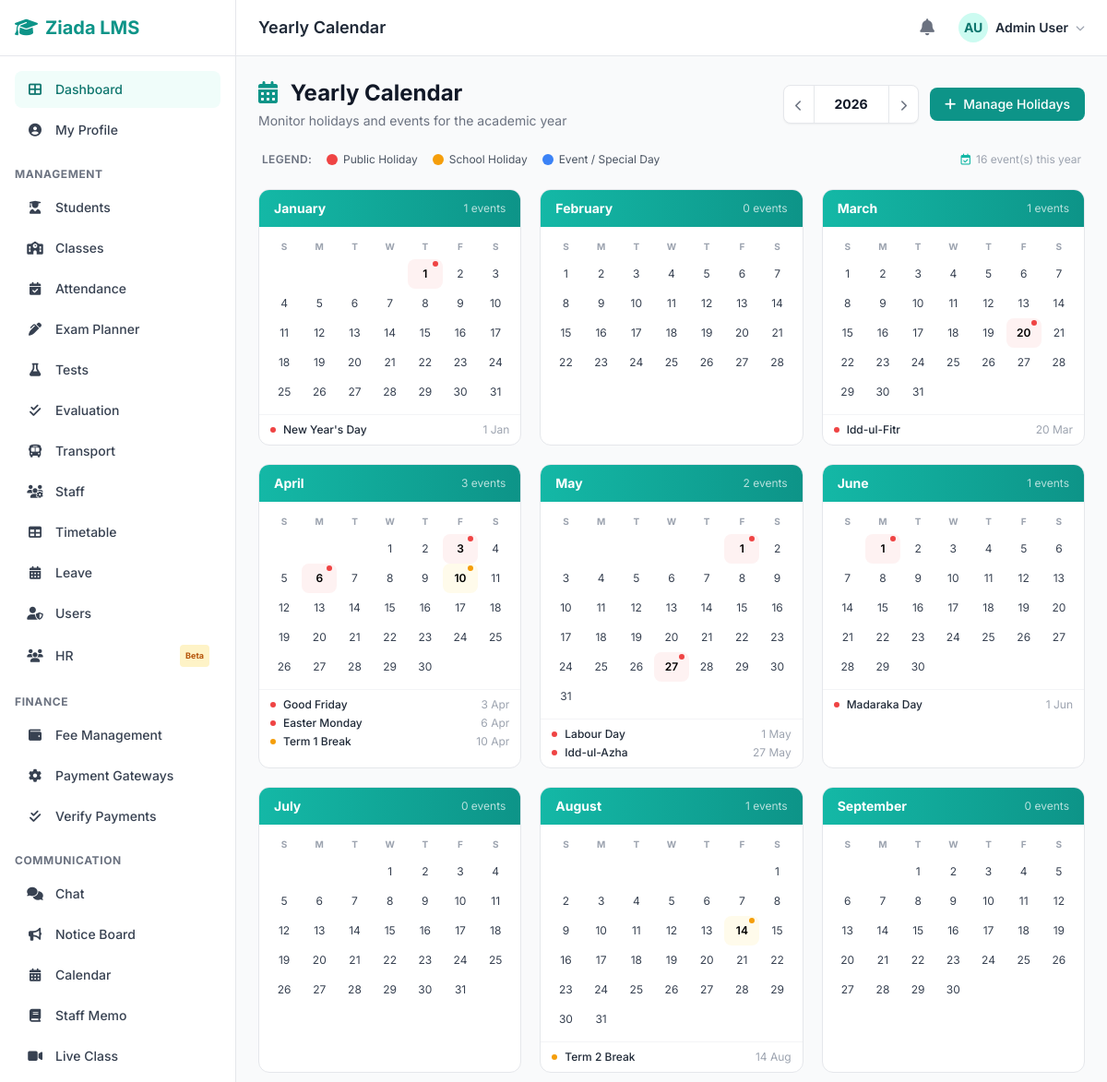
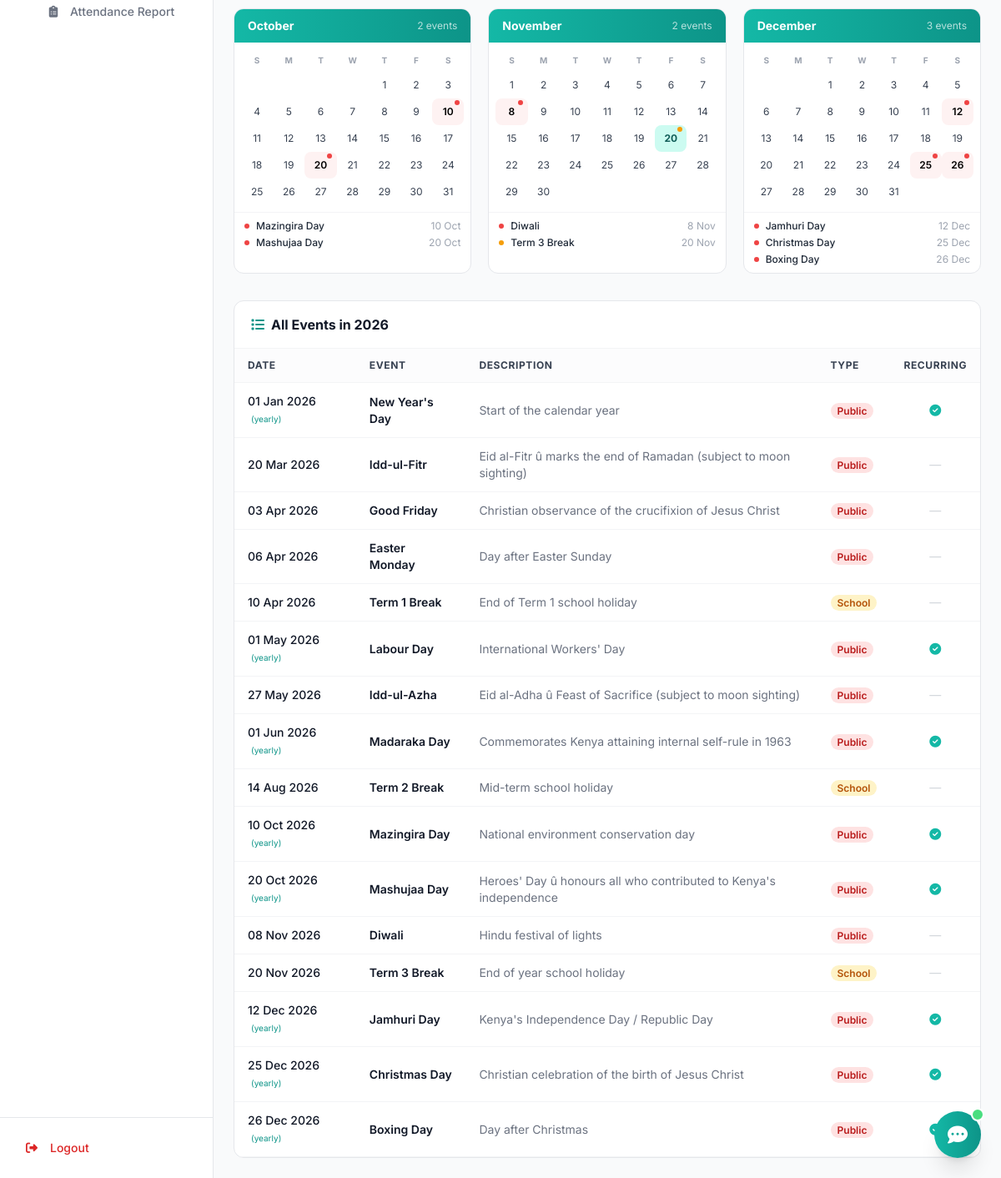
/modules/holidays/index.php (signed in), run on the app's committed database (2 pictures, top to bottom).
### tables this page shows
CREATE TABLE `users` (
  `id` int(11) NOT NULL,
  `username` varchar(50) NOT NULL,
  `email` varchar(100) NOT NULL,
  `password` varchar(255) NOT NULL,
  `full_name` varchar(100) NOT NULL,
  `phone` varchar(20) DEFAULT NULL,
  `role` enum('admin','teacher','student') NOT NULL DEFAULT 'student',
  `avatar` varchar(255) DEFAULT NULL,
  `is_active` tinyint(1) DEFAULT 1,
  `created_at` timestamp NOT NULL DEFAULT current_timestamp(),
  `updated_at` timestamp NOT NULL DEFAULT current_timestamp() ON UPDATE current_timestamp()
);

CREATE TABLE `holidays` (
  `id` int(11) NOT NULL,
  `title` varchar(255) NOT NULL,
  `description` text DEFAULT NULL,
  `date` date NOT NULL,
  `type` enum('public','school','event') DEFAULT 'public',
  `is_recurring` tinyint(1) DEFAULT 0,
  `created_by` int(11) DEFAULT NULL,
  `created_at` datetime DEFAULT current_timestamp()
);

### config/database.php (called while the page is built, shortened)
<?php
function db_connect() {
    $conn = new mysqli(DB_HOST, DB_USER, DB_PASS, DB_NAME);
    $conn->set_charset("utf8mb4");
    return $conn;
}
function db_query($sql, $params = []) {
    $conn = db_connect();
    if (!empty($params)) {
        $stmt = $conn->prepare($sql);
        if ($stmt) {
            $types = '';
            foreach ($params as $p) {
                if (is_int($p)) $types .= 'i';
                elseif (is_double($p)) $types .= 'd';
                else $types .= 's';
            }
            $stmt->bind_param($types, ...$params);
            $stmt->execute();
            $result = $stmt->get_result();
            return $result;
        }
    }
    $result = $conn->query($sql);
    return $result;
}
function db_get_row($sql, $params = []) {
    $result = db_query($sql, $params);
    return $result ? $result->fetch_assoc() : null;
}
function db_get_all($sql, $params = []) {
    $result = db_query($sql, $params);
    return $result ? $result->fetch_all(MYSQLI_ASSOC) : [];
}

### includes/session.php (called while the page is built, shortened)
<?php
require_once __DIR__ . '/../config/database.php';
function has_role(...$roles) {
    foreach ($roles as $role) {
        if (isset($_SESSION['user_role']) && $_SESSION['user_role'] === $role) return true;
    }
    return false;
}

### modules/holidays/index.php (the view, shortened to what this page needs)
<?php
require_once __DIR__ . '/../../includes/session.php';
require_once __DIR__ . '/../../includes/functions.php';
$current_year = (int)($_GET['year'] ?? date('Y'));
$prev_year = $current_year - 1;
$next_year = $current_year + 1;
$holidays = db_get_all("SELECT * FROM holidays WHERE YEAR(date) = ? OR (is_recurring = 1 AND YEAR(date) <= ?) ORDER BY date ASC", [$current_year, $current_year]);
$holiday_map = [];
$month_names = ['', 'January', 'February', 'March', 'April', 'May', 'June', 'July', 'August', 'September', 'October', 'November', 'December'];
$day_names = ['Sun', 'Mon', 'Tue', 'Wed', 'Thu', 'Fri', 'Sat'];
$type_colors = [
    'public' => ['bg' => 'bg-red-500', 'text' => 'text-red-600', 'light' => 'bg-red-50', 'badge' => 'bg-red-100 text-red-700'],
    'school' => ['bg' => 'bg-amber-500', 'text' => 'text-amber-600', 'light' => 'bg-amber-50', 'badge' => 'bg-amber-100 text-amber-700'],
    'event' => ['bg' => 'bg-blue-500', 'text' => 'text-blue-600', 'light' => 'bg-blue-50', 'badge' => 'bg-blue-100 text-blue-700'],
];
foreach ($holidays as $h) {
    $parts = explode('-', $h['date']);
    $date_key = $h['is_recurring'] ? sprintf('%04d-%02d-%02d', $current_year, (int)$parts[1], (int)$parts[2]) : $h['date'];
    if (!isset($holiday_map[$date_key])) $holiday_map[$date_key] = [];
    $holiday_map[$date_key][] = $h;
}
include __DIR__ . '/../../includes/header.php';
?>
<div class="max-w-7xl mx-auto">
    <div class="flex flex-col sm:flex-row sm:items-center sm:justify-between gap-4 mb-6">
        <div>
            <h1 class="text-xl sm:text-2xl font-bold text-gray-900">
                <i class="fas fa-calendar-alt text-teal-600 mr-2"></i> Yearly Calendar
            </h1>
            <p class="text-gray-500 text-sm mt-1">Monitor holidays and events for the academic year</p>
        </div>
        <div class="flex items-center gap-3">
            <div class="flex items-center bg-white border border-gray-200 rounded-lg shadow-sm">
                <a href="?year=<?= $prev_year ?>" class="px-3 py-2 text-gray-500 hover:text-gray-700 hover:bg-gray-50 rounded-l-lg transition border-r border-gray-200"><i class="fas fa-chevron-left text-xs"></i></a>
                <span class="px-4 py-2 font-bold text-gray-900 text-sm min-w-[80px] text-center"><?= $current_year ?></span>
                <a href="?year=<?= $next_year ?>" class="px-3 py-2 text-gray-500 hover:text-gray-700 hover:bg-gray-50 rounded-r-lg transition border-l border-gray-200"><i class="fas fa-chevron-right text-xs"></i></a>
            </div>
            <?php if (has_role('admin', 'teacher')): ?>
            <a href="manage.php" class="bg-teal-600 text-white px-4 py-2 rounded-lg text-sm font-medium hover:bg-teal-700 transition flex items-center gap-2">
                <i class="fas fa-plus"></i> Manage Holidays
            </a>
            <?php endif; ?>
        </div>
    </div>
    <div class="flex flex-wrap items-center gap-4 mb-6 px-1">
        <span class="text-xs font-semibold text-gray-500 uppercase tracking-wide">Legend:</span>
        <span class="flex items-center gap-1.5 text-xs text-gray-600"><span class="w-3 h-3 rounded-full bg-red-500"></span> Public Holiday</span>
        <span class="flex items-center gap-1.5 text-xs text-gray-600"><span class="w-3 h-3 rounded-full bg-amber-500"></span> School Holiday</span>
        <span class="flex items-center gap-1.5 text-xs text-gray-600"><span class="w-3 h-3 rounded-full bg-blue-500"></span> Event / Special Day</span>
        <span class="flex items-center gap-1.5 text-xs text-gray-400 ml-auto"><i class="far fa-calendar-check text-teal-500"></i> <?= count($holidays) ?> event(s) this year</span>
    </div>
    <div class="grid grid-cols-1 sm:grid-cols-2 lg:grid-cols-3 xl:grid-cols-4 gap-4 lg:gap-5">
        <?php for ($m = 1; $m <= 12; $m++):
            $first_day = mktime(0, 0, 0, $m, 1, $current_year);
            $days_in_month = date('t', $first_day);
            $start_dow = (int)date('w', $first_day);
            $month_holidays = array_filter($holidays, function($h) use ($m, $current_year, $first_day, $days_in_month) {
                $hd = explode('-', $h['date']);
                $hm = (int)$hd[1];
                $hd_num = (int)$hd[2];
                $hy = (int)$hd[0];
                if ($h['is_recurring']) {
                    return $hm == $m;
                }
                return $hm == $m && $hy == $current_year;
            });
        ?>
        <div class="bg-white rounded-xl border border-gray-200 overflow-hidden hover:shadow-md transition">
            <div class="bg-gradient-to-r from-teal-500 to-teal-600 px-4 py-2.5 flex items-center justify-between">
                <h3 class="text-white font-bold text-sm"><?= $month_names[$m] ?></h3>
                <span class="text-xs text-white/70"><?= count($month_holidays) ?> events</span>
            </div>
            <div class="p-2">
                <div class="grid grid-cols-7 text-center">
                    <?php foreach ($day_names as $d): ?>
                    <div class="text-[10px] font-bold text-gray-400 uppercase py-1.5"><?= substr($d, 0, 1) ?></div>
                    <?php endforeach; ?>
                    <?php for ($i = 0; $i < $start_dow; $i++): ?>
                    <div></div>
                    <?php endfor; ?>
                    <?php for ($d = 1; $d <= $days_in_month; $d++):
                        $date_str = sprintf('%04d-%02d-%02d', $current_year, $m, $d);
                        $is_today = ($date_str == date('Y-m-d'));
                        $day_holidays = $holiday_map[$date_str] ?? [];
                        $is_holiday = !empty($day_holidays);
                        $holiday_type = $is_holiday ? $day_holidays[0]['type'] : null;
                        $holiday_title = $is_holiday ? $day_holidays[0]['title'] : null;
                        $cell_class = 'py-1 text-xs rounded-lg transition relative';
                        if ($is_today) $cell_class .= ' bg-teal-100 text-teal-800 font-bold';
                        elseif ($is_holiday) $cell_class .= ' ' . ($type_colors[$holiday_type]['light'] ?? '') . ' font-semibold';
                        else $cell_class .= ' text-gray-700 hover:bg-gray-50';
                    ?>
                    <div class="<?= $cell_class ?>" <?php if ($is_holiday): ?>title="<?= sanitize($holiday_title) ?>"<?php endif; ?>>
                        <span class="relative inline-flex items-center justify-center w-6 h-6">
                            <?= $d ?>
                            <?php if ($is_holiday): ?>
                            <span class="absolute -top-0.5 -right-0.5 w-1.5 h-1.5 rounded-full <?= $type_colors[$holiday_type]['bg'] ?? 'bg-gray-400' ?>"></span>
                            <?php endif; ?>
                        </span>
                    </div>
                    <?php endfor; ?>
                </div>
            </div>
            <?php if (!empty($month_holidays)): ?>
            <div class="border-t border-gray-100 px-3 py-2 space-y-1 max-h-[100px] overflow-y-auto">
                <?php foreach (array_slice($month_holidays, 0, 3) as $mh):
                    $md = explode('-', $mh['date']);
                    $md_num = (int)$md[2];
                ?>
                <div class="flex items-center gap-2 text-xs">
                    <span class="w-1.5 h-1.5 rounded-full flex-shrink-0 <?= $type_colors[$mh['type']]['bg'] ?? 'bg-gray-400' ?>"></span>
                    <span class="font-medium text-gray-800 truncate"><?= sanitize($mh['title']) ?></span>
                    <span class="text-gray-400 ml-auto flex-shrink-0"><?= $md_num ?> <?= substr($month_names[$m], 0, 3) ?></span>
                </div>
                <?php endforeach; ?>
            </div>
            <?php endif; ?>
        </div>
        <?php endfor; ?>
    </div>
    <?php if (!empty($holidays)): ?>
    <div class="mt-8 bg-white rounded-xl border border-gray-200 overflow-hidden">
        <div class="px-5 py-4 border-b border-gray-100">
            <h2 class="text-base font-bold text-gray-900 flex items-center gap-2">
                <i class="fas fa-list text-teal-600"></i> All Events in <?= $current_year ?>
            </h2>
        </div>
        <div class="overflow-x-auto -mx-4 sm:-mx-0">
            <table class="w-full text-sm">
                <thead>
                    <tr class="border-b border-gray-100 bg-gray-50/50">
                        <th class="text-left py-3 px-4 font-bold text-gray-700 uppercase text-xs tracking-wider">Date</th>
                        <th class="text-left py-3 px-4 font-bold text-gray-700 uppercase text-xs tracking-wider">Event</th>
                        <th class="text-left py-3 px-4 font-bold text-gray-700 uppercase text-xs tracking-wider hidden md:table-cell">Description</th>
                        <th class="text-left py-3 px-4 font-bold text-gray-700 uppercase text-xs tracking-wider hidden sm:table-cell">Type</th>
                        <th class="text-center py-3 px-4 font-bold text-gray-700 uppercase text-xs tracking-wider">Recurring</th>
                    </tr>
                </thead>
                <tbody>
                    <?php
                    $sorted = $holidays;
                    usort($sorted, function($a, $b) {
                        $ad = $a['is_recurring'] ? substr_replace($a['date'], date('Y'), 0, 4) : $a['date'];
                        $bd = $b['is_recurring'] ? substr_replace($b['date'], date('Y'), 0, 4) : $b['date'];
                        return strcmp($ad, $bd);
                    });
                    ?>
                    <?php foreach ($sorted as $h):
                        $show_date = $h['is_recurring'] ? substr_replace($h['date'], $current_year, 0, 4) : $h['date'];
                    ?>
                    <tr class="border-b border-gray-100 hover:bg-gray-50 transition">
                        <td class="py-3 px-4">
                            <span class="font-medium text-gray-900"><?= format_date($show_date, 'd M Y') ?></span>
                            <?php if ($h['is_recurring']): ?>
                            <span class="text-[10px] text-teal-600 ml-1">(yearly)</span>
                            <?php endif; ?>
                        </td>
                        <td class="py-3 px-4 font-semibold text-gray-900"><?= sanitize($h['title']) ?></td>
                        <td class="py-3 px-4 text-gray-500 hidden md:table-cell"><?= sanitize($h['description'] ?: '—') ?></td>
                        <td class="py-3 px-4 hidden sm:table-cell">
                            <span class="text-xs font-semibold px-2 py-0.5 rounded-full <?= $type_colors[$h['type']]['badge'] ?? 'bg-gray-100 text-gray-600' ?>">
                                <?= ucfirst($h['type']) ?>
                            </span>
                        </td>
                        <td class="py-3 px-4 text-center">
                            <?php if ($h['is_recurring']): ?>
                            <i class="fas fa-check-circle text-teal-500"></i>
                            <?php else: ?>
                            <span class="text-gray-300">—</span>
                            <?php endif; ?>
                        </td>
                    </tr>
                    <?php endforeach; ?>
                </tbody>
            </table>
        </div>
    </div>
    <?php endif; ?>
</div>
<?php include __DIR__ . '/../../includes/footer.php'; ?>

### includes/functions.php (shortened to what this page needs)
<?php
function sanitize($input) {
    return htmlspecialchars(strip_tags(trim($input)), ENT_QUOTES, 'UTF-8');
}
function format_date($date, $format = 'd M Y') {
    return date($format, strtotime($date));
}
function get_avatar($name, $photo = null, $subdir = 'avatars') {
    $initials = '';
    $parts = explode(' ', $name);
    foreach ($parts as $p) $initials .= strtoupper($p[0] ?? '');
    return substr($initials, 0, 2);
}
function user_avatar_html($user, $size = 'w-8 h-8', $text_size = 'text-sm') {
    $initial = get_avatar($user['full_name'] ?? 'U');
    return '<div class="' . $size . ' rounded-full bg-teal-100 flex items-center justify-center ' . $text_size . ' font-bold text-teal-700">' . $initial . '</div>';
}

### assets/css/style.css (style rules this page uses)
:root { --color-primary: #0d9488; --color-primary-hover: #0f766e; --color-primary-light: #f0fdfa; --color-primary-ring: rgba(13, 148, 136, 0.3); --font-sans: 'Inter', -apple-system, BlinkMacSystemFont, 'Segoe UI', Roboto, sans-serif; }
* { margin: 0; padding: 0; box-sizing: border-box; }
body { font-family: var(--font-sans); -webkit-font-smoothing: antialiased; }
table { border-collapse: separate; border-spacing: 0; }
th { font-weight: 600; letter-spacing: 0.03em; }
tbody tr { transition: background-color 0.12s ease; }

### data on the page
users: full_name "AU"
holidays: title "New Year's Day", date "1", m "Jan", format_date($show_date, 'd M Y') "01 Jan 2026", shows "(yearly)", description "Start of the calendar year", type "Public"
holidays: title "Idd-ul-Fitr", date "20", m "Mar", format_date($show_date, 'd M Y') "20 Mar 2026", description "Eid al-Fitr û marks the end of Ramadan (subject to moon sighting)", type "Public"
holidays: title "Good Friday", date "3", m "Apr", format_date($show_date, 'd M Y') "03 Apr 2026", description "Christian observance of the crucifixion of Jesus Christ", type "Public"
holidays: title "Easter Monday", date "6", m "Apr", format_date($show_date, 'd M Y') "06 Apr 2026", description "Day after Easter Sunday", type "Public"
holidays: title "Term 1 Break", date "10", m "Apr", format_date($show_date, 'd M Y') "10 Apr 2026", description "End of Term 1 school holiday", type "School"
holidays: title "Labour Day", date "1", m "May", format_date($show_date, 'd M Y') "01 May 2026", shows "(yearly)", description "International Workers' Day", type "Public"
holidays: title "Idd-ul-Azha", date "27", m "May", format_date($show_date, 'd M Y') "27 May 2026", description "Eid al-Adha û Feast of Sacrifice (subject to moon sighting)", type "Public"
holidays: title "Madaraka Day", date "1", m "Jun", format_date($show_date, 'd M Y') "01 Jun 2026", shows "(yearly)", description "Commemorates Kenya attaining internal self-rule in 1963", type "Public"
holidays: title "Term 2 Break", date "14", m "Aug", format_date($show_date, 'd M Y') "14 Aug 2026", description "Mid-term school holiday", type "School"
holidays: title "Mazingira Day", date "10", m "Oct", format_date($show_date, 'd M Y') "10 Oct 2026", shows "(yearly)", description "National environment conservation day", type "Public"
holidays: title "Mashujaa Day", date "20", m "Oct", format_date($show_date, 'd M Y') "20 Oct 2026", shows "(yearly)", description "Heroes' Day û honours all who contributed to Kenya's independence", type "Public"
holidays: title "Diwali", date "8", m "Nov", format_date($show_date, 'd M Y') "08 Nov 2026", description "Hindu festival of lights", type "Public"
holidays: title "Term 3 Break", date "20", m "Nov", format_date($show_date, 'd M Y') "20 Nov 2026", description "End of year school holiday", type "School"
holidays: title "Jamhuri Day", date "12", m "Dec", format_date($show_date, 'd M Y') "12 Dec 2026", shows "(yearly)", description "Kenya's Independence Day / Republic Day", type "Public"
holidays: title "Christmas Day", date "25", m "Dec", format_date($show_date, 'd M Y') "25 Dec 2026", shows "(yearly)", description "Christian celebration of the birth of Jesus Christ", type "Public"
holidays: title "Boxing Day", date "26", m "Dec", format_date($show_date, 'd M Y') "26 Dec 2026", shows "(yearly)", description "Day after Christmas", type "Public"

### other printed values
$page_title "Yearly Calendar"
get_user_name() "Admin User"
count($holidays) "16"
$month_names[$m] "January"
count($month_holidays) "1"
substr($d, 0, 1) "S"
substr($d, 0, 1) "M"
substr($d, 0, 1) "T"
substr($d, 0, 1) "W"
substr($d, 0, 1) "F"
$month_names[$m] "February"
count($month_holidays) "0"
$month_names[$m] "March"
$month_names[$m] "April"
count($month_holidays) "3"
